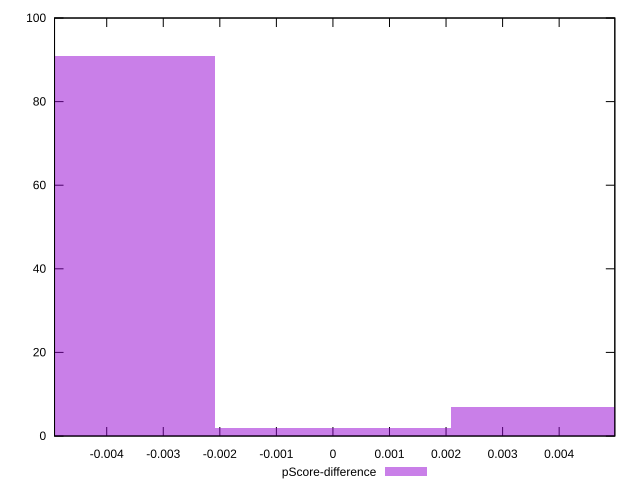

This chart was generated by the following gnuplot code:
reset

$pScoreDifference <<EOF
-0.004185363875948555 91
0.004185363875948555 7
0 2
EOF

set key outside below
set boxwidth 0.004185363875948555
set xrange [-0.004922586154613495:0.004984250162431536]
set yrange [0:100]
set trange [0:100]
set style fill transparent solid 0.5 noborder
set terminal svg size 640, 490 enhanced background rgb 'white'
set output "report_0_00242021-02-20T12:25:28.543Z/first-cpu-idle/samples/pages+cached+noadtech+nomedia/pScore-difference/histogram.svg"

plot $pScoreDifference title "pScore-difference" with boxes

reset
